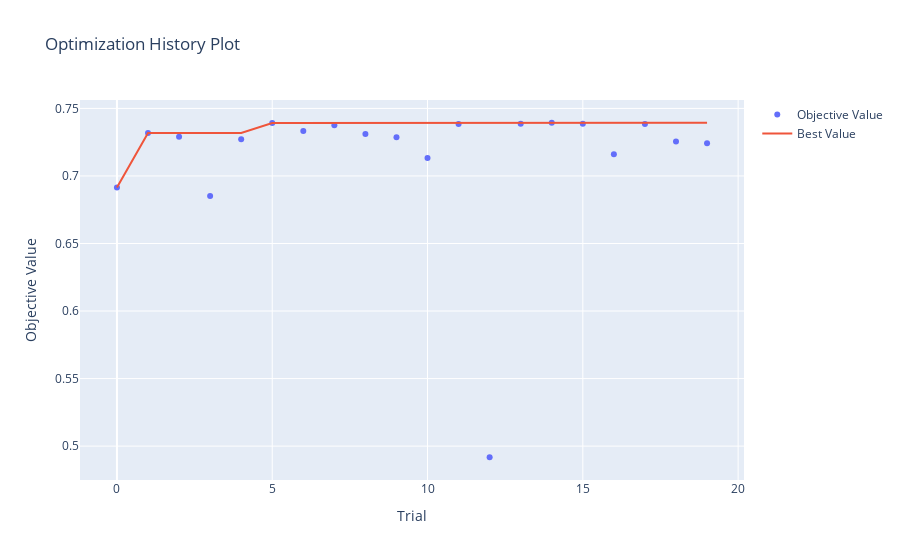

The notebook cell saved with this chart:
### Code cell
optuna.visualization.plot_optimization_history(study)

### Figure 1 — Plotly figure (JSON) as saved in the notebook; plotly's stock layout.template omitted (floating-point values rounded to 4 significant figures)
{"data": [{"mode": "markers", "name": "Objective Value", "type": "scatter", "x": [0, 1, 2, 3, 4, 5, 6, 7, 8, 9, 10, 11, 12, 13, 14, 15, 16, 17, 18, 19], "y": [0.6915, 0.7318, 0.729, 0.6853, 0.7271, 0.7392, 0.7332, 0.7375, 0.7311, 0.7286, 0.7134, 0.7385, 0.4918, 0.7387, 0.7394, 0.7387, 0.7161, 0.7385, 0.7254, 0.7242]}, {"name": "Best Value", "type": "scatter", "x": [0, 1, 2, 3, 4, 5, 6, 7, 8, 9, 10, 11, 12, 13, 14, 15, 16, 17, 18, 19], "y": [0.6915, 0.7318, 0.7318, 0.7318, 0.7318, 0.7392, 0.7392, 0.7392, 0.7392, 0.7392, 0.7392, 0.7392, 0.7392, 0.7392, 0.7394, 0.7394, 0.7394, 0.7394, 0.7394, 0.7394]}], "layout": {"title": {"text": "Optimization History Plot"}, "xaxis": {"title": {"text": "Trial"}}, "yaxis": {"title": {"text": "Objective Value"}}}}
